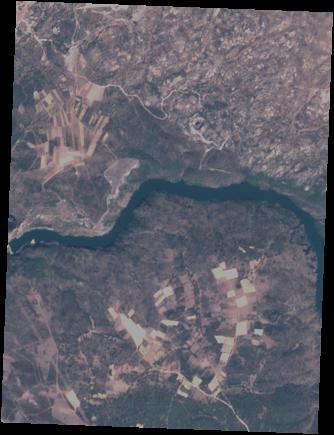
#> input picture production_inference/water_body_2496.jpg, 334 x 435 px
$ python demo_tiling.py --image ../production_inference/water_body_2496.jpg --output out.png
#> lines starting #> are read from the running program, lines starting #| are printed output that depends on the picture
### src/aereo_water/data/tiling.py
from __future__ import annotations

import math
from dataclasses import asdict, dataclass
from pathlib import Path
from typing import Any, Iterable

import numpy as np
import pandas as pd


@dataclass(frozen=True)
class TileWindow:
    tile_id: str
    parent_image_id: str
    row_offset: int
    column_offset: int
    height: int
    width: int
    valid_height: int
    valid_width: int

    def to_dict(self) -> dict[str, Any]:
        return asdict(self)


def _positions(length: int, tile_size: int, overlap: int) -> list[int]:
    if tile_size <= 0:
        raise ValueError("tile_size must be positive")
    if overlap < 0 or overlap >= tile_size:
        raise ValueError("overlap must satisfy 0 <= overlap < tile_size")
    if length <= tile_size:
        return [0]
    stride = tile_size - overlap
    positions = list(range(0, max(1, length - tile_size + 1), stride))
    final = length - tile_size
    if positions[-1] != final:
        positions.append(final)
    return positions


def tile_array(
    array: np.ndarray,
    *,
    tile_size: int,
    overlap: int,
    parent_image_id: str,
    pad_value: int | float = 0,
) -> tuple[list[np.ndarray], pd.DataFrame]:
    """Tile a 2D or HWC array with deterministic edge coverage."""
    source = np.asarray(array)
    if source.ndim not in {2, 3}:
        raise ValueError("Expected a 2D mask or HWC image")
    height, width = source.shape[:2]
    rows = _positions(height, tile_size, overlap)
    columns = _positions(width, tile_size, overlap)
    tiles: list[np.ndarray] = []
    records: list[dict[str, Any]] = []

    for row_index, row_offset in enumerate(rows):
        for column_index, column_offset in enumerate(columns):
            valid_height = min(tile_size, height - row_offset)
            valid_width = min(tile_size, width - column_offset)
            tile_shape = (
                (tile_size, tile_size)
                if source.ndim == 2
                else (tile_size, tile_size, source.shape[2])
            )
            tile = np.full(tile_shape, pad_value, dtype=source.dtype)
            source_window = source[
                row_offset : row_offset + valid_height,
                column_offset : column_offset + valid_width,
            ]
            tile[:valid_height, :valid_width] = source_window
            tile_id = (
                f"{parent_image_id}__r{row_index:03d}_c{column_index:03d}"
            )
            window = TileWindow(
                tile_id=tile_id,
                parent_image_id=parent_image_id,
                row_offset=int(row_offset),
                column_offset=int(column_offset),
                height=int(tile_size),
                width=int(tile_size),
                valid_height=int(valid_height),
                valid_width=int(valid_width),
            )
            tiles.append(tile)
            records.append(window.to_dict())

    return tiles, pd.DataFrame(records)


def reconstruct_tiles(
    tiles: Iterable[np.ndarray],
    manifest: pd.DataFrame,
    *,
    output_height: int,
    output_width: int,
) -> np.ndarray:
    """Reconstruct by averaging overlapping values."""
    tiles = list(tiles)
    if len(tiles) != len(manifest):
        raise ValueError(
            f"Tile count {len(tiles)} != manifest rows {len(manifest)}"
        )
    if not tiles:
        raise ValueError("No tiles were supplied")

    first = np.asarray(tiles[0])
    output_shape = (
        (output_height, output_width)
        if first.ndim == 2
        else (output_height, output_width, first.shape[2])
    )
    accumulator = np.zeros(output_shape, dtype=np.float64)
    weights = np.zeros((output_height, output_width), dtype=np.float64)

    for tile, row in zip(tiles, manifest.itertuples(index=False)):
        tile = np.asarray(tile)
        valid = tile[: row.valid_height, : row.valid_width]
        row_slice = slice(row.row_offset, row.row_offset + row.valid_height)
        column_slice = slice(
            row.column_offset,
            row.column_offset + row.valid_width,
        )
        accumulator[row_slice, column_slice] += valid
        weights[row_slice, column_slice] += 1.0

    if np.any(weights == 0):
        raise AssertionError("Reconstruction left uncovered pixels")

    if accumulator.ndim == 3:
        reconstructed = accumulator / weights[..., None]
    else:
        reconstructed = accumulator / weights
    return reconstructed.astype(first.dtype)


def build_multitile_demo(
    source: np.ndarray,
    *,
    tile_size: int,
    overlap: int,
) -> np.ndarray:
    """Repeat a source so the demonstration necessarily spans multiple tiles."""
    source = np.asarray(source)
    height, width = source.shape[:2]
    stride = tile_size - overlap
    minimum = tile_size + stride
    repeat_y = max(1, math.ceil(minimum / height))
    repeat_x = max(1, math.ceil(minimum / width))
    repeats = (
        (repeat_y, repeat_x)
        if source.ndim == 2
        else (repeat_y, repeat_x, 1)
    )
    mosaic = np.tile(source, repeats)
    if mosaic.shape[0] <= tile_size or mosaic.shape[1] <= tile_size:
        raise AssertionError(
            "Demonstration mosaic does not exceed tile size in both dimensions"
        )
    return mosaic


# [140 lines left out: functions tile_geotiff, reconstruct_geotiff, not called in this run]

### scripts/demo_tiling.py
from __future__ import annotations

import argparse
from pathlib import Path

import numpy as np
from PIL import Image

from aereo_water.data.tiling import (
    build_multitile_demo,
    reconstruct_tiles,
    tile_array,
)


def main() -> None:
    parser = argparse.ArgumentParser()
    parser.add_argument("--image", required=True)
    parser.add_argument("--output", required=True)
    parser.add_argument("--tile-size", type=int, default=1024)
    parser.add_argument("--overlap", type=int, default=128)
    args = parser.parse_args()

    output = Path(args.output)
    output.mkdir(parents=True, exist_ok=True)
    with Image.open(args.image) as raw:
#> raw is the input picture: PIL image 334x435 RGB; mean R, G, B 94.4, 93, 102.8
        source = np.asarray(raw.convert("RGB"))
    mosaic = build_multitile_demo(
        source,
        tile_size=args.tile_size,
        overlap=args.overlap,
    )
#> in build_multitile_demo, `mosaic = np.tile(source, repeats)`:
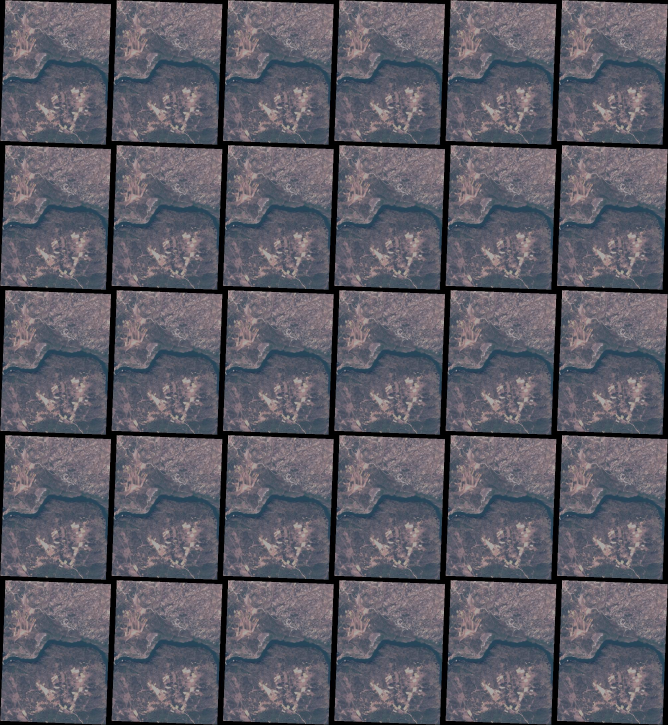
#> mosaic: shape (2175, 2004, 3) (shown at 1/3 size); mean R, G, B 94.4, 93, 102.8
    tiles, manifest = tile_array(
        mosaic,
        tile_size=args.tile_size,
        overlap=args.overlap,
        parent_image_id=Path(args.image).stem,
    )
#> after the loop in tile_array, `for row_index, row_offset in enumerate(rows):`:
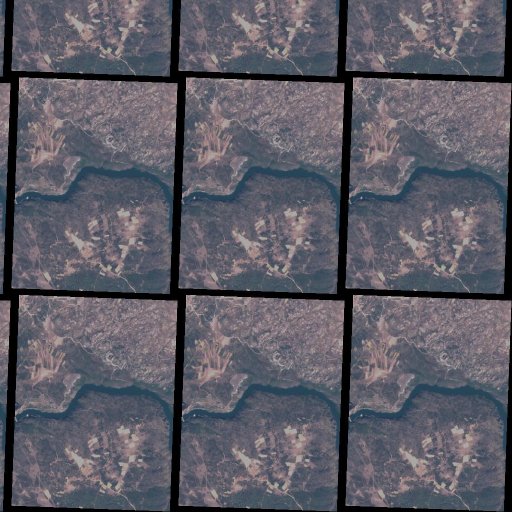
#> tile: shape (1024, 1024, 3) (shown at 1/2 size); mean R, G, B 93.1, 91.9, 101.5
#> after the loop in tile_array, `for row_index, row_offset in enumerate(rows):`: records = 9 items
#> tiles = 9 items; manifest = table of 9 rows and 8 columns
    reconstructed = reconstruct_tiles(
        tiles,
        manifest,
        output_height=mosaic.shape[0],
        output_width=mosaic.shape[1],
    )
#> in reconstruct_tiles, `tiles = list(tiles)`: tiles = 9 items
#> in reconstruct_tiles, `first = np.asarray(tiles[0])`:
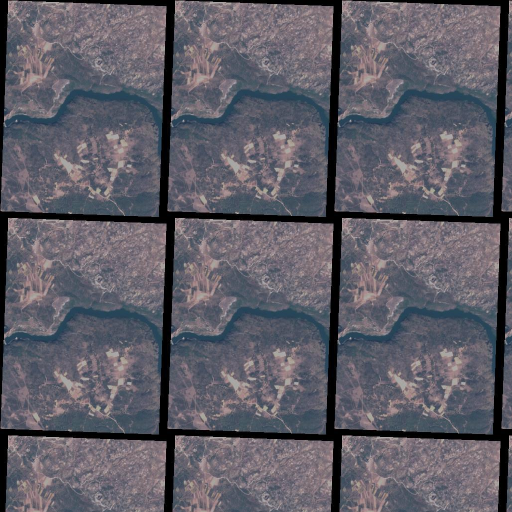
#> first: shape (1024, 1024, 3) (shown at 1/2 size); mean of channels 0, 1, 2 95.5, 93.3, 102.7; drawn as R, G, B
#> the loop in reconstruct_tiles, `for tile, row in zip(tiles, manifest.itertuples(index=False)):` made 9 passes
#> pass 2, in reconstruct_tiles, `tile = np.asarray(tile)`:
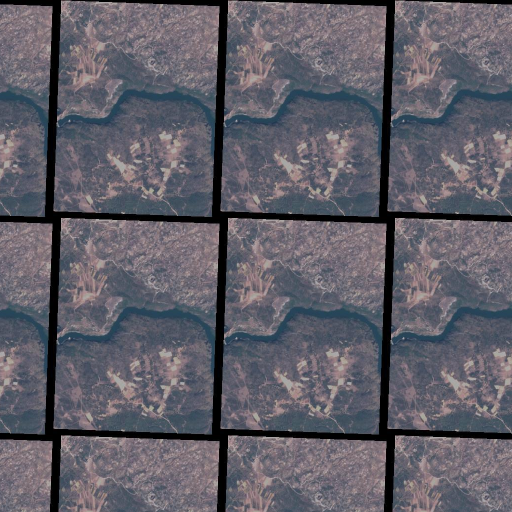
#> tile: shape (1024, 1024, 3) (shown at 1/2 size); mean of channels 0, 1, 2 96.6, 94.4, 103.8; drawn as R, G, B
#> pass 3, in reconstruct_tiles, `tile = np.asarray(tile)`:
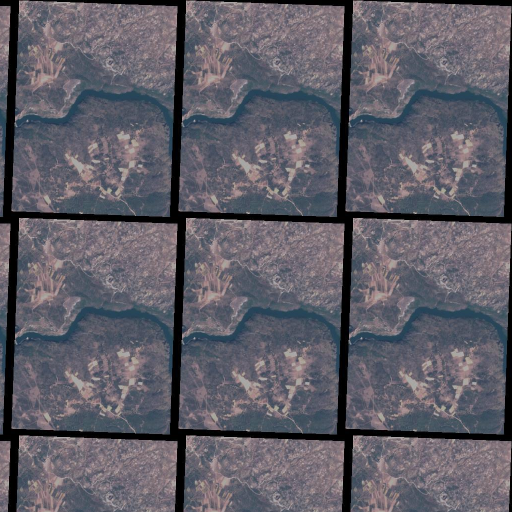
#> tile: shape (1024, 1024, 3) (shown at 1/2 size); mean of channels 0, 1, 2 95.8, 93.6, 103; drawn as R, G, B
#> after the loop in reconstruct_tiles, `for tile, row in zip(tiles, manifest.itertuples(index=False)):`:
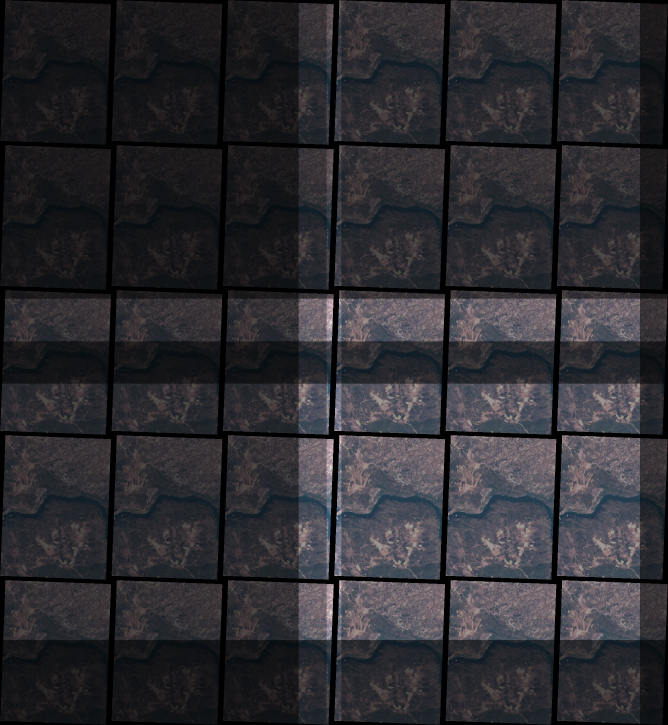
#> accumulator: shape (2175, 2004, 3) float64 (shown at 1/3 size); mean R, G, B 206.1, 202.1, 222.7; drawn with min black and max white
#> after the loop in reconstruct_tiles, `for tile, row in zip(tiles, manifest.itertuples(index=False)):`:
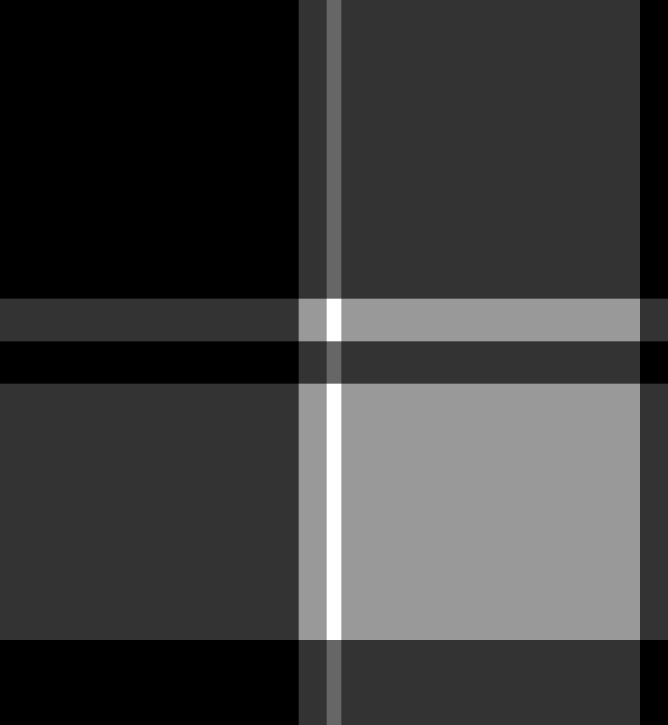
#> weights: shape (2175, 2004) float64 (shown at 1/3 size); min 1, max 6, mean 2.17; drawn with min black and max white
    assert len(tiles) > 1
    assert manifest["row_offset"].nunique() > 1
    assert manifest["column_offset"].nunique() > 1
    assert np.array_equal(reconstructed, mosaic)
    manifest.to_csv(output / "tiling_manifest.csv", index=False)
    Image.fromarray(mosaic).save(output / "source_mosaic.png")
    Image.fromarray(reconstructed).save(
        output / "reconstructed_mosaic.png"
    )
    print(f"Created {len(tiles)} overlapping tiles.")
#| Created 9 overlapping tiles.
    print("Exact reconstruction passed.")


if __name__ == "__main__":
    main()
